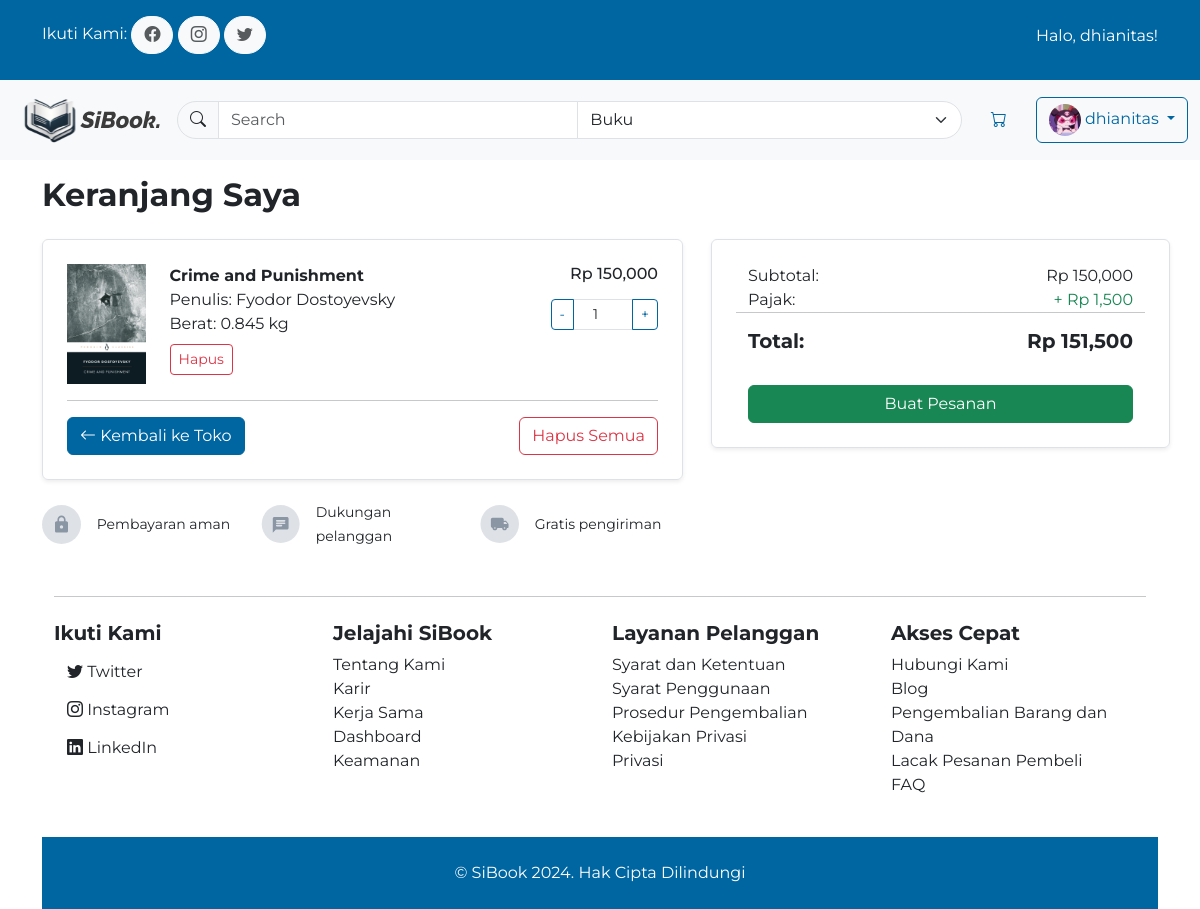
The app's page /cart/ (signed in), older data.
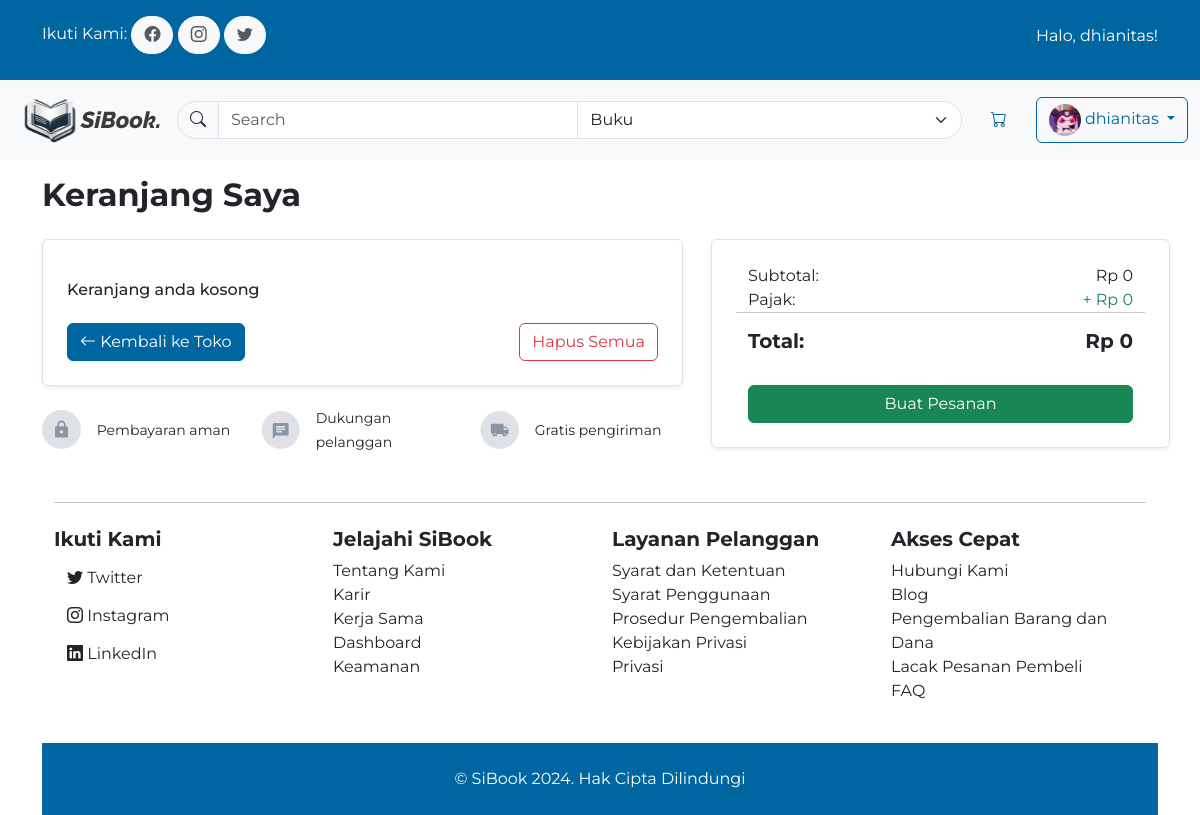
The same page, newer data.
### bookcommerce/models.py (models this page shows, shortened)
class CartItem(models.Model):
    cart = models.ForeignKey(Cart, related_name='items', on_delete=models.CASCADE)
    book = models.ForeignKey(Book, on_delete=models.CASCADE)
    quantity = models.PositiveIntegerField(default=1)

class Book(models.Model):
	title = models.CharField(max_length=150)
	cover_img = models.ImageField(upload_to='uploads/books/')
	description = models.TextField()
	author = models.ForeignKey(Author, on_delete=models.CASCADE, default=1)
	series = models.ForeignKey(Series, on_delete=models.CASCADE, default=1)
	stock = models.IntegerField(default=0)
	price = models.IntegerField(default=0)
	isbn = models.CharField(max_length=13, unique=True, null=True)
	category = models.CharField(max_length=100, null=True)
	genres = models.ManyToManyField(Genre)
	language = models.CharField(max_length=100, null=True)
	cover_type = models.CharField(max_length=20, null=True)
	pages = models.IntegerField(default=0)
	publisher = models.CharField(max_length=100, null=True)
	publish_date = models.DateField(null=True)
	weight = models.DecimalField(max_digits=5, decimal_places=2, default=0)
	length = models.DecimalField(max_digits=5, decimal_places=2, default=0)
	width = models.DecimalField(max_digits=5, decimal_places=2, default=0)

class Author(models.Model):
	name = models.CharField(max_length=150)
	nationality = models.CharField(max_length=100)
	author_img = models.ImageField(upload_to='uploads/authors/')
	def __str__(self):
		return self.name

### bookcommerce/views.py (the view)
# urls.py: path('cart/', cart_detail, name='cart_detail'),
@login_required
def cart_detail(request):
    cart, created = Cart.objects.get_or_create(customer=request.user)
    cart_items = CartItem.objects.filter(cart=cart)
    total_price = sum(item.book.price * item.quantity for item in cart_items)
    return render(request, 'bookcommerce/cart_detail.html', {
        'cart': cart,
        'cart_items': cart_items,
        'total_price': total_price
    })

### bookcommerce/templates/bookcommerce/cart_detail.html (shortened to what the changed rows need)
{% extends "bookcommerce/base.html" %}
{% load static %} {% load mathfilters %} {% load humanize %}
{% block content %}
<div class="container">
    <div class="row gap-3">
        <div class="col-12 mt-3">
            <h2 class="fw-bold">Keranjang Saya</h2>
        </div>
        <div class="col-12 col-lg-7">
            <div class="p-4 rounded shadow-sm border">
                {% for item in cart_items %}
                <div class="row">
                    <div class="col-2">
                        <img
                            src="{{ item.book.cover_img.url }}"
                            class="img-fluid"
                            alt="{{ item.book.title }}"
                        />
                    </div>
                    <div class="col">
                        <p class="fw-bold m-0">{{ item.book.title }}</p>
                        <p class="m-0">Penulis: {{ item.book.author }}</p>
                        <p class="m-0">Berat: {{ item.book.weight|div:1000 }} kg</p>
                        <form action="{% url 'delete_cart_item' item.id %}" method="POST">
                            <button class="btn btn-outline-danger btn-sm mt-2" type="submit">Hapus</button>
                        </form>
                    </div>
                    <div class="col text-end mt-6">
                        <h6 class="m-0">Rp {{ item.book.price|intcomma }}</h6>
                        <form action="{% url 'update_cart_item' item.id %}" method="POST" class="mt-3 d-flex justify-content-end">
                            <div class="input-group input-group-sm w-auto">
                                <button type="submit" name="action" value="decrease" class="btn btn-outline-primary">-</button>
                                <input type="number" name="quantity" value="{{ item.quantity }}" min="1" class="form-control text-center" style="max-width: 60px;">
                                <button type="submit" name="action" value="increase" class="btn btn-outline-primary">+</button>
                            </div>
                        </form>
                    </div>
                </div>
                <hr />
                {% empty %}
                    <h6 class="mt-3 mb-4">Keranjang anda kosong</h6>
                {% endfor %}
                <div class="row">
                    <div class="col">
                    </div>
                    <div class="col text-end">
                    </div>
                </div>
            </div>
        </div>
        <div class="col-12 col-lg">
            <div class="row p-4 rounded shadow-sm border">
                {% with tax=total_price|div:100|floatformat:0 %}
                <div class="col-6">Subtotal:</div>
                <div class="col-6 text-end">Rp {{ total_price|intcomma }}</div>
                <div class="col-6">Pajak:</div>
                <div class="col-6 text-end text-success">+ Rp {{ tax|intcomma }}</div>
                <hr />
                <div class="col-6 h5 fw-bold">Total:</div>
                <div class="col-6 h5 text-end fw-bold">Rp {{ total_price|add:tax|intcomma }}</div>
                {% endwith %}
                <div class="col-12 mt-4">
                    <form action="{% url 'checkout' %}" method="POST">
                    </form>
                </div>
            </div>
        </div>
    </div>
{% endblock content %}

Row changes from the older to the newer data that the page shows:
removed CartItem: book.cover_img (picture), book "Crime and Punishment", book.author "Fyodor Dostoyevsky", book.weight|div "0.845", book.price "150,000", quantity "1"
Text that changed along with them:
{{ total_price|intcomma }}: "150,000" → "0"
{{ tax|intcomma }}: "1,500" → "0"
{{ total_price|add:tax|intcomma }}: "151,500" → "0"
text now shown: "Keranjang anda kosong"
